Frame 1 (no input): blank canvas, image omitted
Frame 60 (the mouse pressed at the canvas centre just before this capture): blank canvas, image omitted
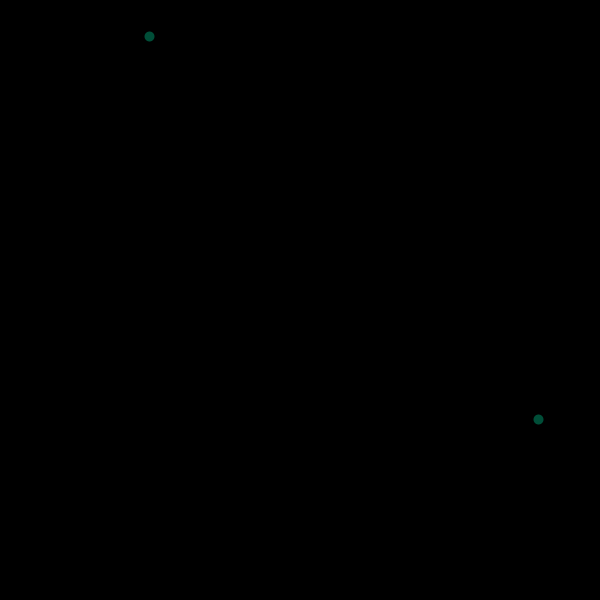
Frame 120 (the mouse held since frame 60 and released just before this capture)

The Processing sketch whose frames 1 and 60 were blank and that drew this single picture after the mouse press (run headless with seeded random() and noise(); from frame 60 on, the mouse is pressed at the canvas centre):

// Processing sketch: CodeActivity
// ── CodeActivity.pde
// in this code activity, I added values for the rgb of the particle and changes everytime the mouse clicks

particle p; // initialize a particle name p 
particle q; 
int index = 1; // starts with green 


void setup() {
  size(600, 600);

  p = new particle(width/2, height/2, 10, 2, 1, 0, 78, 56); 
  q = new particle(random(0, width), random(0, height), 10, -2, -1, 0, 78, 56);
}

void draw() {
  background(0); 


  p.display(); 
  q.display();

  if (index == 1) { // change to green 
    q.r = 0;
    q.g = 78; 
    q.b = 56;
  } else if (index ==2) { // change to violet
    q.r = 151;
    q.g = 123; 
    q.b = 182;
  } else { // change to blue
    q.r = 0;
    q.g = 0; 
    q.b = 128;
  }
}

void mouseReleased() {  
  q.size+=5;
  if (index<3) {
    index++;
  } else {
    index = 1;
  }
}

// ── particle.pde
class particle {
  // variables 
  float x, y; 
  float size; 
  float speedX, speedY; 
  float r, g, b; 

  // constructor 
  particle(float x_, float y_, float size_, float speedX_, float speedY_, float r_, float g_, float b_) {
    x = x_; 
    y = y_;
    size = size_; 
    speedX = speedX_; 
    speedY = speedY_;
    r = r_; 
    g = g_; 
    b = b_;
  }

  // methods 
  void display() {
    strokeWeight(size); 
    stroke(r,g,b); 
    point(x, y); 
    x = x + speedX; 
    y = y + speedY;
  }
}
